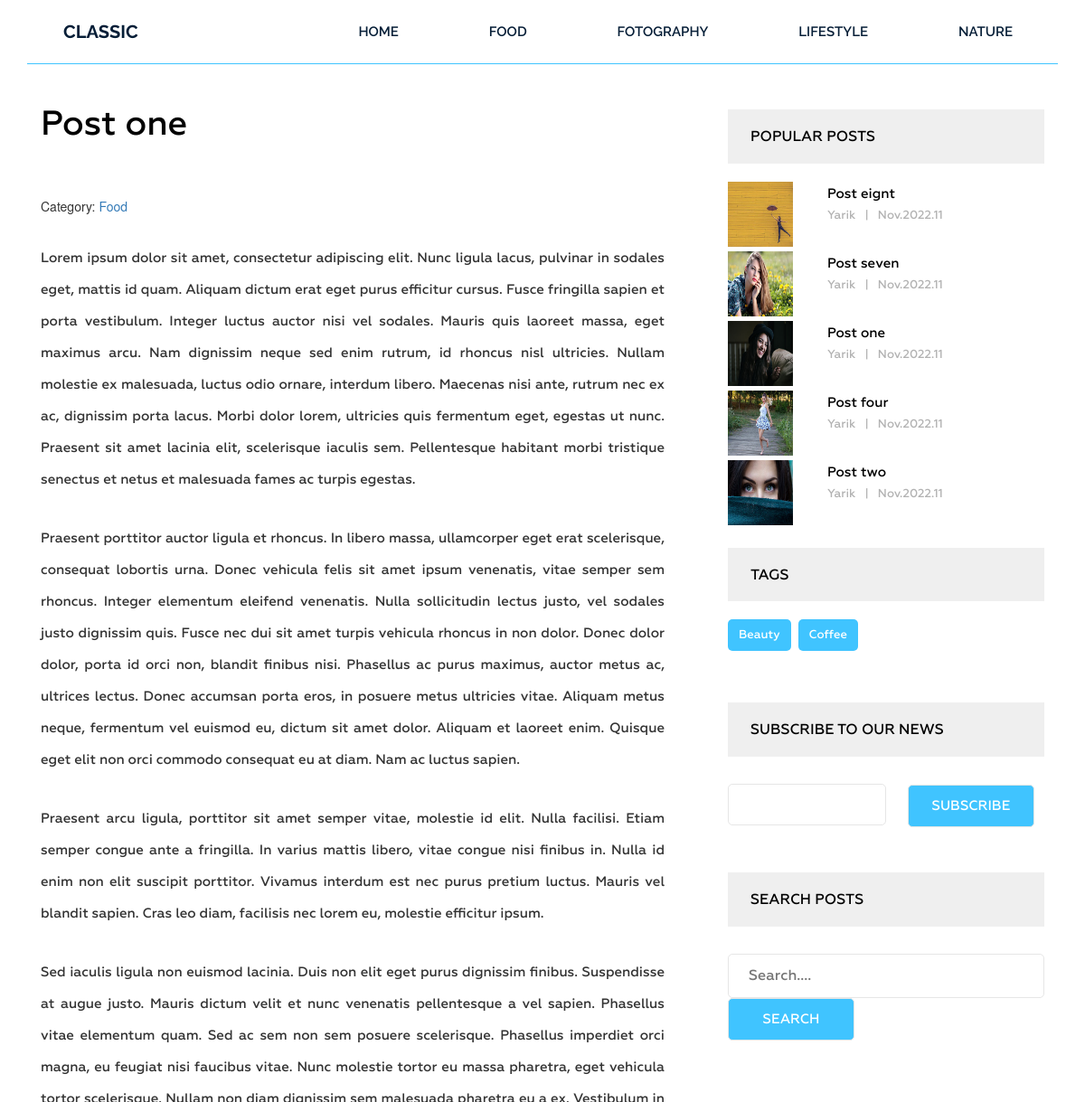
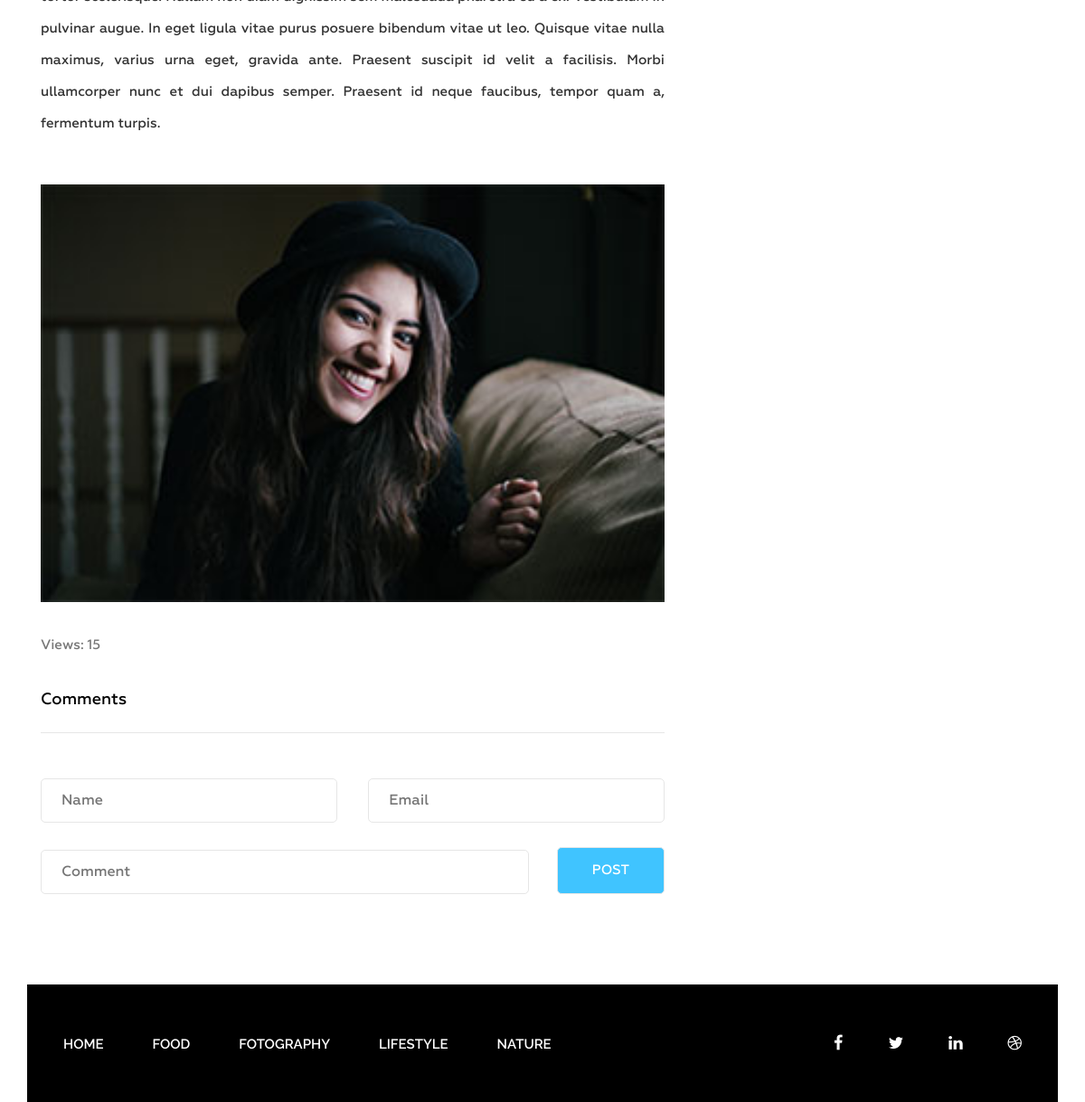
/post/post-one/, run on the app's committed database (2 pictures, top to bottom).
### blog/models.py (models this page shows, shortened)
class Category(models.Model):
    title = models.CharField(max_length=150)
    slug = models.SlugField(max_length=150, verbose_name='Url', unique=True)
    def get_absolute_url(self):
        return reverse('category', kwargs={'slug': self.slug})
    def __str__(self):
        return self.title
    class Meta:
        verbose_name = 'Category'
        verbose_name_plural = 'Categories'
        ordering = ['title']

class Post(models.Model):
    title = models.CharField(max_length=200)
    slug = models.SlugField(max_length=200, verbose_name='Url', unique=True)
    author = models.CharField(max_length=150)
    content = models.TextField(blank=True)
    created_at = models.DateTimeField(auto_now_add=True)
    photo = models.ImageField(blank=True, upload_to='photos/%Y/%m/%d/')
    views = models.IntegerField(default=0)
    category = models.ForeignKey('Category', on_delete=models.PROTECT, related_name='posts')
    tags = models.ManyToManyField('Tag', blank=True, related_name='posts')
    def get_absolute_url(self):
        return reverse('post', kwargs={'slug': self.slug})
    class Meta:
        ordering = ['-created_at']

class Tag(models.Model):
    title = models.CharField(max_length=50)
    slug = models.SlugField(max_length=50, verbose_name='Url', unique=True)
    def get_absolute_url(self):
        return reverse('tag', kwargs={'slug': self.slug})
    class Meta:
        ordering = ['title']

### blog/views.py (the view)
# urls.py: path('post/<str:slug>/', ShowPost.as_view(), name='post'),
class ShowPost(DetailView):
    model = Post
    template_name = 'blog/single.html'
    context_object_name = 'post'
    def get_context_data(self, *, object_list=None, **kwargs):
        context = super().get_context_data(**kwargs)
        self.object.views = F('views') + 1
        self.object.save()
        self.object.refresh_from_db()
        context['comments'] = Comment.objects.filter(post__slug=self.kwargs['slug'])
        return context

### blog/forms.py
class ContactForm(forms.ModelForm):
    class Meta:
        model = Email
        fields = ['email']
        widget = {
            'email': forms.EmailInput()
        }
        labels = {
            'email': ''
        }

### blog/templatetags/contact.py (called while the page is built)
@register.inclusion_tag('blog/contact_form.html')
def contact_form():
    return {'contact_form': ContactForm()}

### blog/templatetags/menu.py (called while the page is built)
@register.inclusion_tag('blog/menu_tpl.html')
def show_menu(menu_class='menu'):
    categories = Category.objects.all()
    return {'categories': categories, 'menu_class': menu_class}

### blog/templatetags/sidebar.py (called while the page is built)
@register.inclusion_tag('blog/popular_posts_tpl.html')
def get_popular_posts(cnt=3):
    posts = Post.objects.order_by('-views')[:cnt]
    return {'posts': posts}

### blog/templates/blog/single.html (shortened to what this page needs)
{% extends 'base.html' %}
{% load static %}
{% load sidebar %}
{% load contact %}
{% block content %}
<section class="single-blog-area">
    <div class="container">
        <div class="row">
            <div class="col-md-12">
                <div class="border-top">
                    <div class="col-md-8">
                        <div class="blog-area">
                            <div class="blog-area-part">
                                <h2>{{post.title}}</h2>
                                <div class="for-style">
                                    <div>
                                        <span>Category:
                                            <a href="{{post.category.get_absolute_url}}">{{post.category}}</a>
                                        </span>
                                    </div>
                                    {{post.content|safe}}
                                </div>
                                <img src="{{post.photo.url}}" alt="">
                                <div>
                                    <p class="text-md text-muted">Views: {{post.views}}</p>
                                </div>
                            </div>
                            <div class="commententries">
                                <h3>Comments</h3>
                            </div>
                            <form action="{% url 'comment_form' post.slug %}" method="post">
                                <div class="name">
                                    <input type="text" name="name" placeholder="Name" class="name">
                                </div>
                                <div class="email">
                                    <input type="email" name="email" placeholder="Email" class="email">
                                </div>
                                <div class="comment">
                                    <input type="text" name="content" placeholder="Comment" class="comment">
                                </div>
                                <div class="post">
                                    <input type="submit" value="Post">
                                </div>
                            </form>
                        </div>
                    </div>
                    <div class="col-md-4">
                        {% get_popular_posts 5 %}
                        <div class="tags">
                            <h2 class="sidebar-title">Tags</h2>
                            {% if post.tags.exists %}
                            {% for i in post.tags.all %}
                            <p><a href="{{i.get_absolute_url}}">{{i.title}}</a></p>
                            {% endfor %}
                            {% endif %}
                        </div>
                        {% contact_form %}
                        <div class="newsletter">
                            <h2 class="sidebar-title">Search posts</h2>
                            <form action="{% url 'search' %}" method="get">
                                <input type="text" name="s" placeholder="Search....">
                                <input type="submit" value="Search">
                            </form>
                        </div>
                    </div>
                </div>
            </div>
        </div>
    </div>
</section>
{% endblock %}

### templates/base.html (shortened to what this page needs)
{% load static %}
<!DOCTYPE html>
<html lang="en">
<head>
    <link rel="stylesheet" href="{% static 'css/bootstrap.css' %}">
    <link rel="stylesheet" href="{% static 'css/font-awesome.min.css' %}">
    <link rel="stylesheet" href="{% static 'css/owl.carousel.min.css' %}">
    <link rel="stylesheet" href="{% static 'css/owl.theme.default.min.css' %}">
    <link rel="stylesheet" href="{% static 'style.css' %}">
    <link rel="stylesheet" href="{% static 'responsive.css' %}">
</head>
<body>
    <div class="wrapper">
        {% include 'inc/_header.html' %}
        {% block content %} {% endblock %}
        {% include 'inc/_footer.html' %}
    </div>
</body>
</html>

### blog/templates/blog/menu_tpl.html
<div class="{{menu_class}}">
    <ul>
        <li><a href="{% url 'home' %}">Home</a></li>
        {% for i in categories %}
            <li><a href="{{i.get_absolute_url}}">{{i.title}}</a></li>
        {% endfor %}
    </ul>
</div>

### blog/templates/blog/popular_posts_tpl.html
<h2 class="sidebar-title">Popular posts</h2>
<div class="grid">
    {% for post in posts %}
        <div class="portfolio-item popular">
            <img src="{{post.photo.url}}" alt="">
            <div class="portfolio-text">
                <h5><a href="{{post.get_absolute_url}}">{{post.title}}</a></h5>
                <p>{{post.author}}<span>|</span>{{post.created_at|date:'M.Y.d'}}</p>
            </div>
        </div>
    {% endfor %}
</div>

### blog/templates/blog/contact_form.html (shortened to what this page needs)
<div class="newsletter">
    <h2 class="sidebar-title">Subscribe To oUR NEWS</h2>
    <form action="{% url 'contact_form' %}" method="post">
        {{contact_form}}
       <input type="submit" value="Subscribe">
    </form>
</div>

### templates/inc/_footer.html
{% load menu %}
<footer class="footer">
    <div class="container">
        <div class="row">
            <div class="col-md-12">
                <div class="footer-bg">
                    <div class="row">
                        <div class="col-md-9">
                            {% show_menu 'footer-menu'%}
                        </div>
                        <div class="col-md-3">
                            <div class="footer-icon">
                                <p><a href="#"><i class="fa fa-facebook" aria-hidden="true"></i></a><a href="#"><i
                                        class="fa fa-twitter" aria-hidden="true"></i></a><a href="#"><i
                                        class="fa fa-linkedin" aria-hidden="true"></i></a><a href="#"><i
                                        class="fa fa-dribbble" aria-hidden="true"></i></a></p>
                            </div>
                        </div>
                    </div>
                </div>
            </div>
        </div>
    </div>
</footer>

### data on the page
Category: title "FOOD"
Category: title "FOTOGRAPHY"
Category: title "LIFESTYLE"
Category: title "NATURE"
Post: title "Post one", category "Food", content "Lorem ipsum dolor sit amet, consectetur adipiscing elit. Nunc ligula lacus, pulvinar in sodales eget, mattis id quam. Aliquam dictum erat eget purus efficitur cursus. Fusce fringilla sapien et porta vestibulum. Integer luctus auctor nisi vel sodales. Mauris quis laoreet massa, eget maximus arcu. Nam dignissim neque sed enim rutrum, id rhoncus nisl ultricies. Nullam molestie ex malesuada, luctus odio ornare, interdum libero. Maecenas nisi ante, rutrum nec ex ac, dignissim porta lacus. Morbi dolor lorem, ultricies quis fermentum eget, egestas ut nunc. Praesent sit amet lacinia elit, scelerisque iaculis sem. Pellentesque habitant morbi tristique senectus et netus et malesuada fames ac turpis…", photo (picture), views "15", author "Yarik", created_at "Nov.2022.11"
Post: photo (picture), title "Post eignt", author "Yarik", created_at "Nov.2022.11"
Post: photo (picture), title "Post seven", author "Yarik", created_at "Nov.2022.11"
Post: photo (picture), title "Post four", author "Yarik", created_at "Nov.2022.11"
Post: photo (picture), title "Post two", author "Yarik", created_at "Nov.2022.11"
Tag: title "Beauty"
Tag: title "Coffee"
